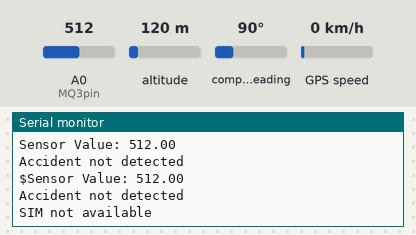
A sketch run on a simulated Arduino Uno, built with avr-gcc and run on an emulated ATmega328P. Shown: the last lines printed to the serial monitor. Inputs (shaded band) come from the test bench; at power-on: A0 (MQ3pin) = 512, altitude 120 m, compass heading 90°, GPS speed 0 km/h. The GPS gets a fix after 3 s at 37.7749, -122.4194 with 8 satellites; the modem accepts every AT command (registered, SIM ready, sends succeed) and sends nothing else.

Above: at 2.2 s.
2.3 s: A0 (MQ3pin) set to 586
At 2.8 s:
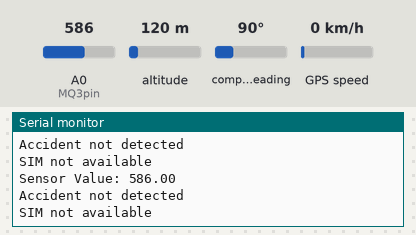
3.8 s: A0 (MQ3pin) set to 613
At 4.7 s:
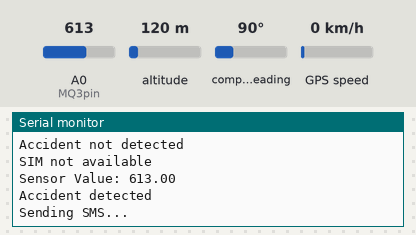
Timing chart, 0 to 6.8 s (numbered marks = the images above; inputs shaded):
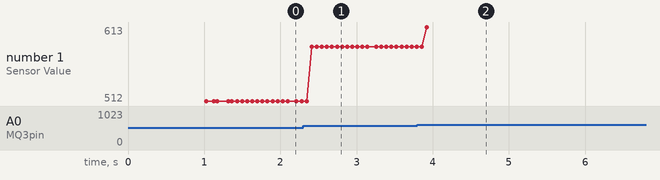

Measured:
- the behaviour switches between 600 and 601 on A0 (MQ3pin) (found by bisection; images 1 and 2)
- after the input at 2.3 s, the serial monitor: prints a new line after 0.11 s (image 1)
- after the input at 3.8 s, the serial monitor: prints a new line after 0.12 s (image 2)
- plotted number 1: 512 → 586 after the input at 2.3 s, 586 → 613 after the input at 3.8 s

The sketch:

SendSMSofLocation.ino
```cpp
#include <SoftwareSerial.h>
#include <TinyGPS++.h>

const String PHONE = "+91123456789";
#define MQ3pin A0
#define rxGSM 14
#define txGSM 12
#define rxGPS 2
#define txGPS 3

SoftwareSerial sim800(rxGSM, txGSM);
SoftwareSerial neogps(rxGPS, txGPS);
TinyGPSPlus gps;

void setup() {
  Serial.begin(9600);
  Serial.println("Arduino serial initialized");

  sim800.begin(9600);
  Serial.println("SIM800L serial initialized");

  neogps.begin(9600);
  Serial.println("NeoGPS serial initialized");

  sim800.listen();
  neogps.listen();

  sim800.print("AT+CMGF=1\r");
  delay(1000);

  pinMode(MQ3pin, INPUT);
}

void loop() {
  float sensorValue = analogRead(MQ3pin);

  Serial.print("Sensor Value: ");
  Serial.println(sensorValue);

  if (sensorValue > 600.00) {
    Serial.println("Accident detected");
    delay(200);
    SendSMS();
  } else {
    Serial.println("Accident not detected");
  }

  if (sim800.available()) {
    Serial.write(sim800.read());
  } else {
    Serial.println("SIM not available");
  }
}

void SendSMS() {
  Serial.println("Sending SMS...");

  sim800.print("AT+CMGS=\"");
  sim800.print(PHONE);
  sim800.println("\"");
  delay(500);
  sim800.print("Accident occurred");
  delay(500);
  sim800.write(26); // Ctrl-Z
  delay(1000);

  boolean newData = false;
  for (unsigned long start = millis(); millis() - start < 2000;) {
    while (neogps.available()) {
      if (gps.encode(neogps.read())) {
        newData = true;
      }
    }
  }

  if (newData) {
    Serial.print("Latitude= ");
    Serial.print(gps.location.lat(), 6);
    Serial.print(" Longitude= ");
    Serial.println(gps.location.lng(), 6);

    delay(300);
    sim800.print("AT+CMGF=1\r");
    delay(1000);
    sim800.print("AT+CMGS=\"");
    sim800.print(PHONE);
    sim800.println("\"");
    delay(1000);
    sim800.print("http://maps.google.com/maps?q=loc:");
    sim800.print(gps.location.lat(), 6);
    sim800.print(",");
    sim800.print(gps.location.lng(), 6);
    delay(100);
    sim800.write(0x1A); // Ctrl-Z
    delay(1000);
    Serial.println("GPS Location SMS Sent Successfully.");
  } else {
    Serial.println("Invalid GPS data");
  }

  delay(500);
  sim800.println();
  Serial.println("Text Sent.");
  delay(500);
}
```
